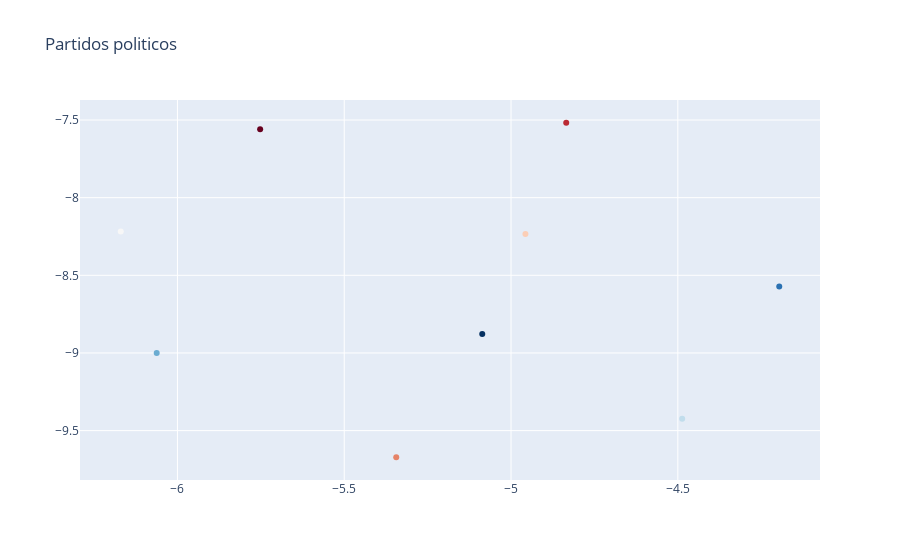

The notebook cell saved with this chart:
### Code cell
text = []
for row in data_political_party.iterrows():
    tooltip = "<br>".join([f"<b>{row[1].index[0]}</b>: {row[1][row[1].index[0]]}"])
    text.append(tooltip)



fig_data = [
    go.Scatter(
        x=data_political_party["Component 1"],
        y=data_political_party["Component 2"],
        text=text,
        mode="markers",
        hoverinfo="text",
        marker={"color": data_political_party["color"], "colorscale" : "RdBu"},
    )
]

layout = {"hovermode": "closest", "title" : "Partidos politicos"}

figure = go.Figure(data=fig_data, layout=layout)

iplot(figure)

### Figure 1 — Plotly figure (JSON) as saved in the notebook; plotly's stock layout.template omitted (floating-point values rounded to 4 significant figures)
{"data": [{"hoverinfo": "text", "marker": {"color": [0, 1, 2, 3, 4, 5, 6, 7, 8], "colorscale": [[0, "rgb(103,0,31)"], [0.1, "rgb(178,24,43)"], [0.2, "rgb(214,96,77)"], [0.3, "rgb(244,165,130)"], [0.4, "rgb(253,219,199)"], [0.5, "rgb(247,247,247)"], [0.6, "rgb(209,229,240)"], [0.7, "rgb(146,197,222)"], [0.8, "rgb(67,147,195)"], [0.9, "rgb(33,102,172)"], [1, "rgb(5,48,97)"]]}, "mode": "markers", "text": ["<b>political_party</b>: accion_popular", "<b>political_party</b>: alianza_progreso", "<b>political_party</b>: avanza_pais", "<b>political_party</b>: fuerza_popular", "<b>political_party</b>: juntos_peru", "<b>political_party</b>: partido_morado", "<b>political_party</b>: peru_libre", "<b>political_party</b>: renovacion_popular", "<b>political_party</b>: somos_peru"], "type": "scatter", "x": [-5.752, -4.835, -5.344, -4.957, -6.17, -4.487, -6.062, -4.196, -5.086], "y": [-7.559, -7.518, -9.672, -8.233, -8.217, -9.423, -9.0, -8.572, -8.878]}], "layout": {"hovermode": "closest", "title": {"text": "Partidos politicos"}}}
